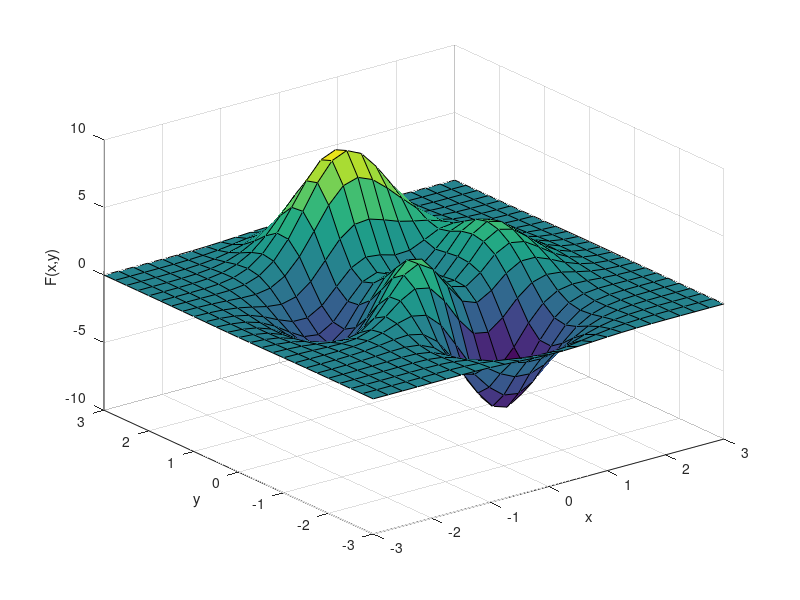
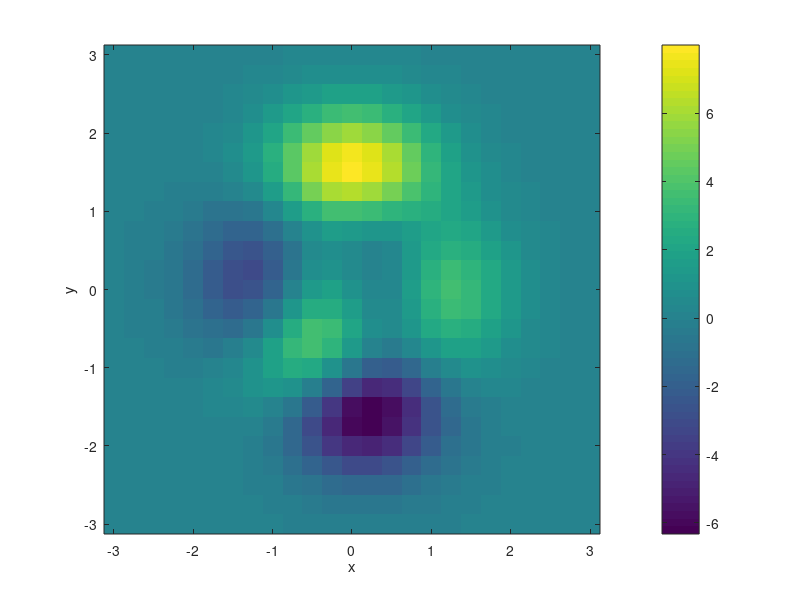

Source code (MATLAB) for these figures, in order: (Note: this script raises an error after producing the figures.)
clear all
close all
clc

% Lecture 15 practical:

%% Colormaps and colorbars

[x, y, F] = peaks(25); % load a generic function from MATLAB

% plot the surface
figure;
surf(x,y,F); % surf(x-grid,y-grid, function(x,y))

xlabel('x'); ylabel('y'); zlabel('F(x,y)');

%% or plot the matrix with colorbar and label

x1 = x( 1, : ); % get the unique x-values
y1 = y( :, 1 ); % get the unique y-values

figure;
imagesc( x1, y1, F ); % imagesc(x-vector,y-vector, function(x,y))
axis xy;
xlabel('x'); ylabel('y'); 
c = colorbar; % make a colorbar and save a handle
c.Label.String = 'F(x,y)';
% or
% ylabel(c,'F(x,y)');


%% let's look at the colormap now

% more info at
% https://www.mathworks.com/help/matlab/ref/colormap.html?searchHighlight=colormap

clc; % clear command window

figure;
imagesc( x1, y1, F );
colormap % Each row defines a three-element RGB triplet.

%% change the colormap

figure;
imagesc( x1, y1, F );
colormap( bone ) % Each row defines a three-element RGB triplet.
colorbar;

%% change the colormap interval

figure;
imagesc( x1, y1, F );
colormap( jet( 10 ) ) % Each row defines a three-element RGB triplet.
colorbar;

% try changing the number inside of jet and look at the output

%% what about the axis the limits for the colorbar

figure;
imagesc( x1, y1, F );
colormap( jet ); % Each row defines a three-element RGB triplet.
colorbar;
caxis( [0 8] ); % caxis( [cmin cmax] )


